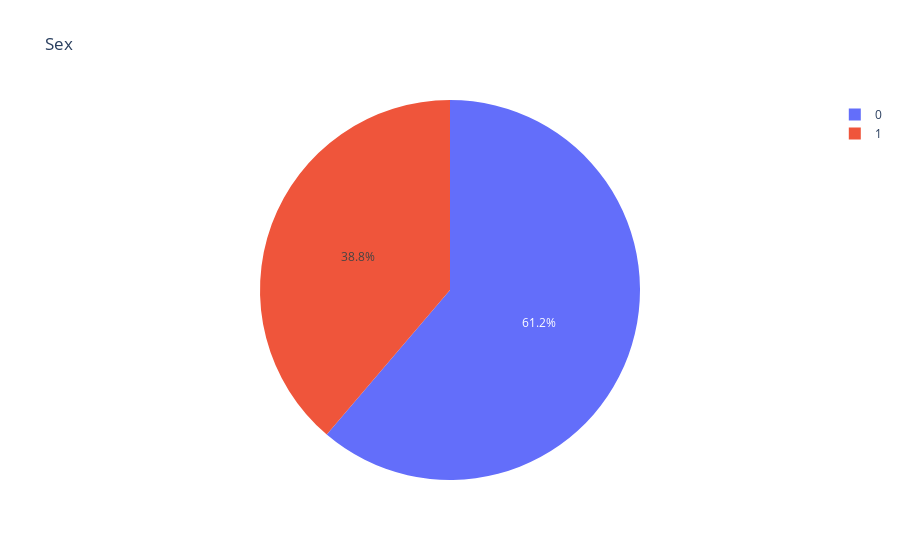

The cell this chart's notebook holds for it:
### Code cell
fig = px.pie(df, values='Age', names='Survived', title='Sex')
fig.show()

### Figure 1 — Plotly figure (JSON) as saved in the notebook; plotly's stock layout.template omitted (floating-point values rounded to 4 significant figures; data arrays with more than 128 entries replaced by an {"elided": "..."} marker saying what was removed)
{"data": [{"domain": {"x": [0, 1], "y": [0, 1]}, "hovertemplate": "Survived=%{label}<br>Age=%{value}<extra></extra>", "labels": {"elided": "891 int values"}, "legendgroup": "", "name": "", "showlegend": true, "type": "pie", "values": {"elided": "891 float values"}}], "layout": {"legend": {"tracegroupgap": 0}, "title": {"text": "Sex"}}}
